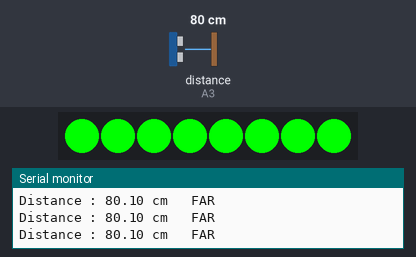
Simulated run of this sketch. Board: Arduino Uno, built with avr-gcc and run on an emulated ATmega328P. Parts: 8 RGB LEDs in strip order, left to right, the last lines printed to the serial monitor. Wiring (inferred from the names in the program): ultrasonic range finder: trigger pin 5; echo A3. The inputs (shaded band) are chosen by the test bench; at power-on: distance to the obstacle (sensor on A3) 80 cm. The echo pulse lasts 58.3 µs per cm.

Above: at 1.2 s.
1.3 s: distance to the obstacle (sensor on A3) set to 45 cm
2.8 s: distance to the obstacle (sensor on A3) set to 38 cm
At 3.3 s:
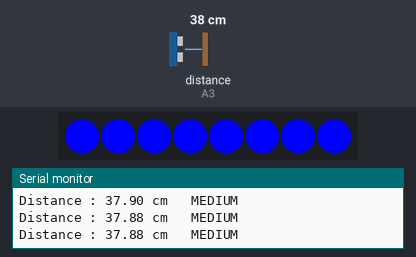
4.3 s: distance to the obstacle (sensor on A3) set to 22 cm
5.8 s: distance to the obstacle (sensor on A3) set to 20 cm
At 6.03 s:
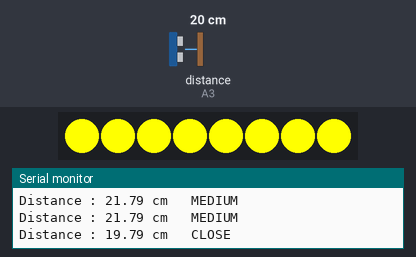
8.6 s: distance to the obstacle (sensor on A3) set to 2 cm
At 9.8 s:
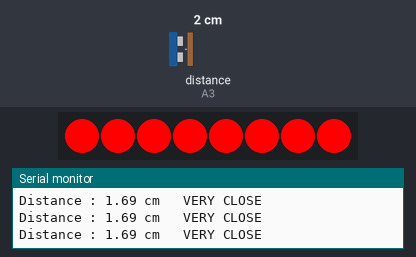
10.2 s: distance to the obstacle (sensor on A3) set to 9 cm
11.7 s: distance to the obstacle (sensor on A3) set to 12 cm
At 13.2 s:
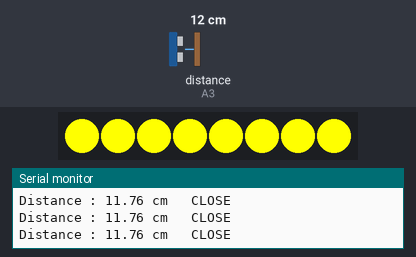
Timing chart, 0 to 14.2 s (numbered marks = the images above; inputs shaded):
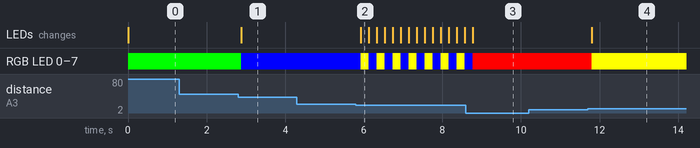

Measured:
- the behaviour switches between 41 and 40 cm on distance to the obstacle (sensor on A3) (found by bisection; images 0 and 1)
- the behaviour switches between 21 and 20 cm on distance to the obstacle (sensor on A3) (found by bisection; images 1 and 2)
- the behaviour switches between 10 and 11 cm on distance to the obstacle (sensor on A3) (found by bisection; images 3 and 4)
- after the input at 2.8 s, RGB LED 0–7: RGB(0, 255, 0) → RGB(0, 0, 255) after 0.08 s; the LEDs: change after 0.08 s (image 1)
- after the input at 5.8 s, RGB LED 0–7: alternates RGB(255, 255, 0) for 0.20 s and RGB(0, 0, 255) for 0.20 s, starting after 0.13 s; the LEDs: change after 0.13 s (image 2)
- after the input at 8.6 s, the LEDs: change after 0.17 s (image 3)
- after the input at 11.7 s, RGB LED 0–7: RGB(255, 0, 0) → RGB(255, 255, 0) after 0.10 s; the LEDs: change after 0.10 s (image 4)

The sketch:

Practical_34.ino
```cpp
#include <Adafruit_NeoPixel.h>

#define TRIG 5
#define ECHO A3

#define LED_PIN 11
#define LED_COUNT 8

Adafruit_NeoPixel strip(LED_COUNT, LED_PIN, NEO_GRB + NEO_KHZ800);

long duration;
float distance;

void setup() {

  pinMode(TRIG, OUTPUT);
  pinMode(ECHO, INPUT);

  Serial.begin(9600);

  strip.begin();
  strip.clear();
  strip.show();
}

void loop() {

  // Trigger Pulse
  digitalWrite(TRIG, LOW);
  delayMicroseconds(2);

  digitalWrite(TRIG, HIGH);
  delayMicroseconds(10);

  digitalWrite(TRIG, LOW);

  duration = pulseIn(ECHO, HIGH, 30000);

  if (duration == 0) {

    Serial.println("Out of Range");

    strip.clear();
    strip.show();
  }

  else {

    distance = duration / 58.0;

    Serial.print("Distance : ");
    Serial.print(distance);
    Serial.print(" cm   ");

    if (distance <= 10) {

      Serial.println("VERY CLOSE");

      setColor(255,0,0);        // RED

    }

    else if (distance <= 20) {

      Serial.println("CLOSE");

      setColor(255,255,0);      // YELLOW

    }

    else if (distance <= 40) {

      Serial.println("MEDIUM");

      setColor(0,0,255);        // BLUE

    }

    else {

      Serial.println("FAR");

      setColor(0,255,0);        // GREEN

    }

  }

  delay(200);
}

void setColor(int r,int g,int b){

  for(int i=0;i<LED_COUNT;i++)
    strip.setPixelColor(i,strip.Color(r,g,b));

  strip.show();

}
```
